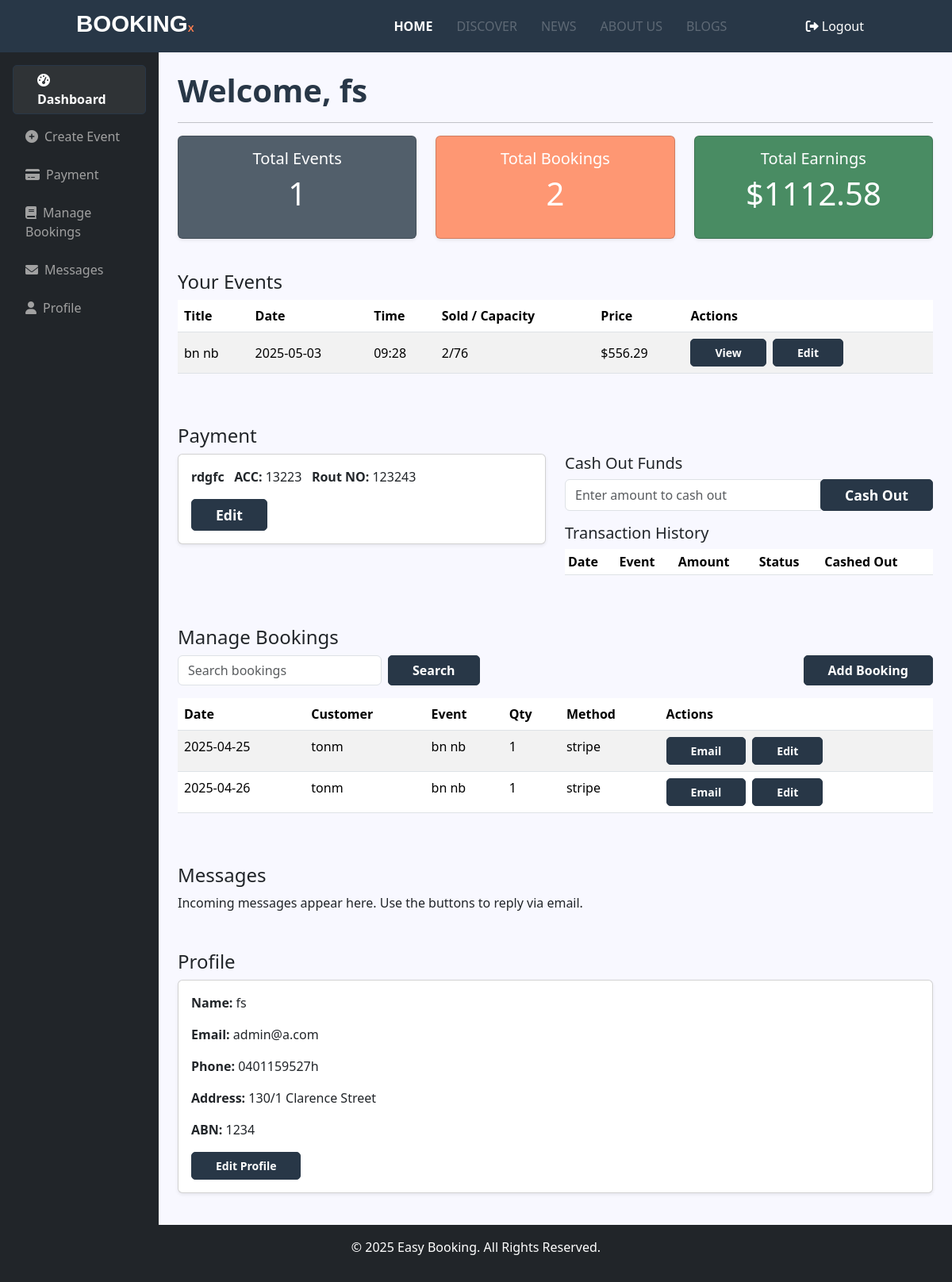
Page /org-dashboard.html (signed in) on the committed database.
### app.py (models this page shows)
class User(UserMixin, db.Model):
    id              = db.Column(db.Integer, primary_key=True)
    name            = db.Column(db.String(100), nullable=False)
    email           = db.Column(db.String(100), unique=True, nullable=False)
    password        = db.Column(db.String(200), nullable=False)
    role            = db.Column(db.String(20), nullable=False)  # 'user' or 'organizer'
    phone           = db.Column(db.String(20))
    address         = db.Column(db.String(200))
    dob             = db.Column(db.String(50))
    abn             = db.Column(db.String(50))
    bank_name       = db.Column(db.String(200))
    account_number  = db.Column(db.String(100))
    routing_number  = db.Column(db.String(100))

class Event(db.Model):
    id           = db.Column(db.Integer, primary_key=True)
    title        = db.Column(db.String(100), nullable=False)
    description  = db.Column(db.Text, nullable=False)
    date         = db.Column(db.String(100), nullable=False)  # "YYYY-MM-DD"
    time         = db.Column(db.String(100), nullable=False)  # "HH:MM"
    location     = db.Column(db.String(200), nullable=False)
    price        = db.Column(db.Float, nullable=False)
    capacity     = db.Column(db.Integer, nullable=False)
    category     = db.Column(db.String(50), nullable=False)
    image_url    = db.Column(db.String(300))
    organizer_id = db.Column(db.Integer, db.ForeignKey('user.id'), nullable=False)
    organizer     = db.relationship('User', backref='events')
    bookings      = db.relationship('Booking', back_populates='event', lazy='dynamic')
    transactions  = db.relationship('Transaction', back_populates='event', lazy='dynamic')
    @property
    def tickets_sold(self):
        return sum(b.tickets_qty for b in self.bookings)

class Booking(db.Model):
    id             = db.Column(db.Integer, primary_key=True)
    event_id       = db.Column(db.Integer, db.ForeignKey('event.id'), nullable=False)
    customer_name  = db.Column(db.String(100), nullable=False)
    customer_email = db.Column(db.String(100), nullable=False)
    tickets_qty    = db.Column(db.Integer, default=1)
    payment_method = db.Column(db.String(20))
    timestamp      = db.Column(db.DateTime, default=datetime.utcnow)
    event = db.relationship('Event', back_populates='bookings')

### app.py (the view)
@app.route('/account')
@app.route('/org-dashboard.html')
@login_required
def account():
    if current_user.role != 'organizer':
        flash("Access denied.", "danger")
        return redirect(url_for('home'))
    events = Event.query.filter_by(organizer_id=current_user.id).all()
    bookings = Booking.query.join(Event).filter(Event.organizer_id == current_user.id).all()
    transactions = Transaction.query.filter(
        (Transaction.event.has(organizer_id=current_user.id)) |
        (Transaction.event_id == None)
    ).order_by(Transaction.date.desc()).all()
    total_earnings = sum(
        b.tickets_qty * b.event.price
        for b in bookings
    )
    return render_template(
        'org-dashboard.html',
        organizer=current_user,
        events=events,
        bookings=bookings,
        transactions=transactions,
        total_earnings=total_earnings    # <<< pass it in
    )

### app.py (called while the page is built)
@login_manager.user_loader
def load_user(user_id):
    return User.query.get(int(user_id))

### templates/org-dashboard.html (shortened to what this page needs)
<!DOCTYPE html>
<html lang="en">
<head>
  <link href="https://cdn.jsdelivr.net/npm/bootstrap@5.3.3/dist/css/bootstrap.min.css" rel="stylesheet">
  <link href="https://cdnjs.cloudflare.com/ajax/libs/font-awesome/6.0.0/css/all.min.css" rel="stylesheet">
  <link rel="stylesheet" href="{{ url_for('static', filename='css/style.css') }}">
</head>
<body>
  <nav class="navbar navbar-expand-lg padding_y">
    <a class="navbar-brand" href="#">
        <img alt="LOGO" style="width: 50%;" src="{{ url_for('static', filename='img/logo-w.svg') }}">
    </a>
    <div class="collapse navbar-collapse" id="navbarNav">
        <ul class="navbar-nav mx-auto">
            <li class="nav-item"><a class="nav-link active" href="index.html">HOME</a></li>
            <li class="nav-item"><a class="nav-link" href="discover.html">DISCOVER</a></li>
            <li class="nav-item"><a class="nav-link" href="news.html">NEWS</a></li>
            <li class="nav-item"><a class="nav-link" href="about_us.html">ABOUT US</a></li>
            <li class="nav-item"><a class="nav-link" href="contact.html">BLOGS</a></li>
        </ul>
        <div>
          <ul class="navbar-nav ms-auto">
            <li class="nav-item">
              <a class="nav-link text-white" href="{{ url_for('logout') }}">
                <i class="fas fa-sign-out-alt me-1"></i>Logout
              </a>
            </li>
          </ul>
        </div>
</div>
</nav>
  <div class="container-fluid">
    <div class="row">
      <nav class="col-md-2 d-none d-md-block bg-dark sidebar p-3">
        <ul class="nav flex-column">
          <li class="nav-item mb-2">
            <a class="nav-link btn w-100 text-start {% if request.path in ['/account', '/org-dashboard.html'] %}active{% endif %}" href="{{ url_for('account') }}">
              <i class="fas fa-tachometer-alt me-2"></i>Dashboard
            </a>
          </li>
          <li class="nav-item mb-2">
            <a class="nav-link w-100 text-start {% if request.path == url_for('launch_event') %}active{% endif %}" href="{{ url_for('launch_event') }}">
              <i class="fas fa-plus-circle me-2"></i>Create Event
            </a>
          </li>
          <li class="nav-item mb-2">
            <a class="nav-link  w-100 text-start" href="#payment">
              <i class="fas fa-credit-card me-2"></i>Payment
            </a>
          </li>
          <li class="nav-item mb-2">
            <a class="nav-link  w-100 text-start" href="#bookings">
              <i class="fas fa-book me-2"></i>Manage Bookings
            </a>
          </li>
          <li class="nav-item mb-2">
            <a class="nav-link w-100 text-start" href="#messages">
              <i class="fas fa-envelope me-2"></i>Messages
            </a>
          </li>
          <li class="nav-item">
            <a class="nav-link  w-100 text-start" href="#profile">
              <i class="fas fa-user me-2"></i>Profile
            </a>
          </li>
        </ul>
      </nav>
      <main class="col-md-10 ms-sm-auto px-4 py-4">
        <h2>Welcome, {{ organizer.name }}</h2>
        <hr>
<section id="overview" class="overview mb-4">
  <div class="row text-center">
    <div class="col-md-4 mb-3">
      <div class="card shadow-sm events">
        <div class="card-body">
          <h5>Total Events</h5>
          <p class="display-6">{{ events|length }}</p>
        </div>
      </div>
    </div>
    <div class="col-md-4 mb-3">
      <div class="card shadow-sm bookings">
        <div class="card-body">
          <h5>Total Bookings</h5>
          <p class="display-6">{{ bookings|length }}</p>
        </div>
      </div>
    </div>
    <div class="col-md-4 mb-3">
      <div class="card shadow-sm earnings">
        <div class="card-body">
          <h5>Total Earnings</h5>
          <p class="display-6">${{ '%.2f'|format(total_earnings) }}</p>
        </div>
      </div>
    </div>
  </div>
</section>
        <section id="events-overview" class="mt-4">
          <h4>Your Events</h4>
          {% if events %}
          <div class="table-responsive">
            <table class="table table-striped align-middle">
              <thead>
                <tr>
                  <th>Title</th>
                  <th>Date</th>
                  <th>Time</th>
                  <th>Sold / Capacity</th>
                  <th>Price</th>
                  <th>Actions</th>
                </tr>
              </thead>
              <tbody>
                {% for e in events %}
                <tr>
                  <td>{{ e.title }}</td>
                  <td>{{ e.date }}</td>
                  <td>{{ e.time }}</td>
                  <td>{{ e.tickets_sold }}/{{ e.capacity }}</td>
                  <td>${{ '%.2f'|format( e.price) }}</td>
                  <td>
                    <a href="{{ url_for('event_page', event_id=e.id) }}" class="btn btn-sm btn-primary me-1">View</a>
                    <a href="{{ url_for('edit_event', event_id=e.id) }}" class="btn btn-sm btn-warning">Edit</a>
                  </td>
                </tr>
                {% endfor %}
              </tbody>
            </table>
          </div>
          {% else %}
            <p class="text-muted">You haven't created any events yet.</p>
          {% endif %}
        </section>
<section id="payment" class="mt-5">
  <h4>Payment</h4>
  <div class="row">
    <div class="col-md-6">
      {% if organizer.bank_name and organizer.account_number and organizer.routing_number %}
      <div class="card mb-3 shadow-sm">
        <div class="card-body">
          <p>
            <strong>{{ organizer.bank_name }}</strong>
             &nbsp;&nbsp;<strong>ACC:</strong> {{ organizer.account_number }}
             &nbsp;&nbsp;<strong>Rout NO:</strong> {{ organizer.routing_number }}
          </p>
          <button class="btn btn-secondary btn-sm"
                  data-bs-toggle="collapse"
                  data-bs-target="#bankForm"
                  aria-expanded="false">
            Edit
          </button>
        </div>
      </div>
      {% endif %}
    </div>
    {% if organizer.bank_name and organizer.account_number and organizer.routing_number %}
    <div class="col-md-6">
      <h5>Cash Out Funds</h5>
      <form method="post" action="{{ url_for('cash_out') }}">
        <div class="input-group mb-3">
          <input type="number" step="0.01" name="cash_out_amount" class="form-control" placeholder="Enter amount to cash out" required>
          <button class="btn btn-secondary" type="submit">Cash Out</button>
        </div>
      </form>
      <h5>Transaction History</h5>
      <table class="table table-sm">
        <thead>
          <tr>
            <th>Date</th>
            <th>Event</th>
            <th>Amount</th>
            <th>Status</th>
            <th>Cashed Out</th>
          </tr>
        </thead>
      </table>
    </div>
    {% endif %}
  </div>
</section>
        <section id="bookings" class="mt-5">
          <h4>Manage Bookings</h4>
          <div class="d-flex justify-content-between mb-3">
            <form class="d-flex" method="get" action="">
              <input name="search" class="form-control me-2" placeholder="Search bookings" value="{{ request.args.get('search','') }}">
              <button class="btn btn-outline-secondary">Search</button>
            </form>
            <button class="btn btn-primary" data-bs-toggle="modal" data-bs-target="#manualBookingModal">Add Booking</button>
          </div>
          <div class="table-responsive">
            <table class="table table-striped">
              <thead><tr><th>Date</th><th>Customer</th><th>Event</th><th>Qty</th><th>Method</th><th>Actions</th></tr></thead>
              <tbody>
              {% for b in bookings %}
                <tr>
                  <td>{{ b.timestamp.strftime('%Y-%m-%d') }}</td>
                  <td>{{ b.customer_name }}</td>
                  <td>{{ b.event.title }}</td>
                  <td>{{ b.tickets_qty }}</td>
                  <td>{{ b.payment_method }}</td>
                  <td>
                    <a href="mailto:{{ b.customer_email }}" class="btn btn-sm btn-outline-primary me-1">Email</a>
                    <a href="{{ url_for('edit_booking', booking_id=b.id) }}" class="btn btn-sm btn-warning">Edit</a>
                  </td>
                </tr>
              {% endfor %}
              </tbody>
            </table>
          </div>
        </section>
        <section id="messages" class="mt-5">
          <h4>Messages</h4>
          <p>Incoming messages appear here. Use the buttons to reply via email.</p>
        </section>
        <section id="profile" class="mt-5">
          <h4>Profile</h4>
          <div class="card mb-3 shadow-sm"><div class="card-body">
            <p><strong>Name:</strong> {{ organizer.name }}</p>
            <p><strong>Email:</strong> {{ organizer.email }}</p>
            <p><strong>Phone:</strong> {{ organizer.phone }}</p>
            <p><strong>Address:</strong> {{ organizer.address }}</p>
            {% if organizer.role=='organizer' %}<p><strong>ABN:</strong> {{ organizer.abn }}</p>{% endif %}
            <button class="btn btn-primary btn-sm" data-bs-toggle="modal" data-bs-target="#editProfileModal">Edit Profile</button>
          </div></div>
        </section>
      </main>
    </div>
  </div>
  <footer class="bg-dark text-white text-center py-3">
    <p>&copy; 2025 Easy Booking. All Rights Reserved.</p>
  </footer>
</body>
</html>

### static/css/style.css (style rules this page uses)
:root { --primary-color: #283747; --secondary-color: #FF7F50; --text-color: #ffffff; --background-color: #f2f4f4; --sec-text-color: #a1a1a1; }
body { width: 100vw; height: auto; overflow-y: scroll; padding: 0; margin: 0; background-color: ghostwhite; }
.padding_y { padding: 10px 8vw; }
footer, .navbar { background-color: var(--primary-color); color: var(--text-color) !important; }
.navbar .active { color: var(--text-color) !important; font-weight: 700 !important; }
.navbar .nav-link { color: rgba(255, 255, 255, 0.25); padding: 0 5px !important; margin: 0 10PX !important; }
h2 { color: var(--primary-color); font-weight: 700; font-size: 2.5rem; }
.btn-secondary { background-color: var(--text-color) !important; color: var(--secondary-color) !important; border: 1px solid var(--secondary-color) !important; border-radius: 5px !important; font-weight: 600 !important; font-size: 1.1rem !important; padding: 5px 50px !important; }

### templates/org-dashboard.html (style rules this page uses)
.sidebar .nav-link { color: #a1a1a1 !important; }
.sidebar .nav-link:hover, .sidebar .nav-link:focus, .sidebar .nav-link.active, .sidebar .nav-link:active { background-color: rgba(255, 255, 255, 0.064) !important; color: #ffffff !important; text-decoration: none; }
.sidebar .nav-link i { color: #a1a1a1 !important; }
.sidebar .nav-link:hover i, .sidebar .nav-link:focus i, .sidebar .nav-link.active i, .sidebar .nav-link:active i { color: #ffffff !important; }
.btn { background-color: var(--primary-color) !important; color: white !important; padding: 6px 30px !important; border-radius: 5px !important; border: 1px solid var(--primary-color) !important; font-weight: 600; }
.overview .card { color: #fff; font-weight: 700; }
.overview .card.events { background-color: rgba(40, 57, 71, 0.8); }
.overview .card.bookings { background-color: rgba(255, 127, 80, 0.8); }
.overview .card.earnings { background-color: rgba(29, 113, 61, 0.8); }

### rows in the picture
User: name "fs", bank_name "rdgfc", account_number "13223", routing_number "123243", email "admin@a.com", phone "0401159527h", address "130/1 Clarence Street", abn "1234"
Event: title "bn nb", date "2025-05-03", time "09:28", tickets_sold "2", capacity "76", price "556.29"
Booking: timestamp "2025-04-25", customer_name "tonm", event "bn nb", tickets_qty "1", payment_method "stripe"
Booking: timestamp "2025-04-26", customer_name "tonm", event "bn nb", tickets_qty "1", payment_method "stripe"

### other values in the picture
{{ events|length }} "1"
{{ bookings|length }} "2"
{{ '%.2f'|format(total_earnings) }} "1112.58"
